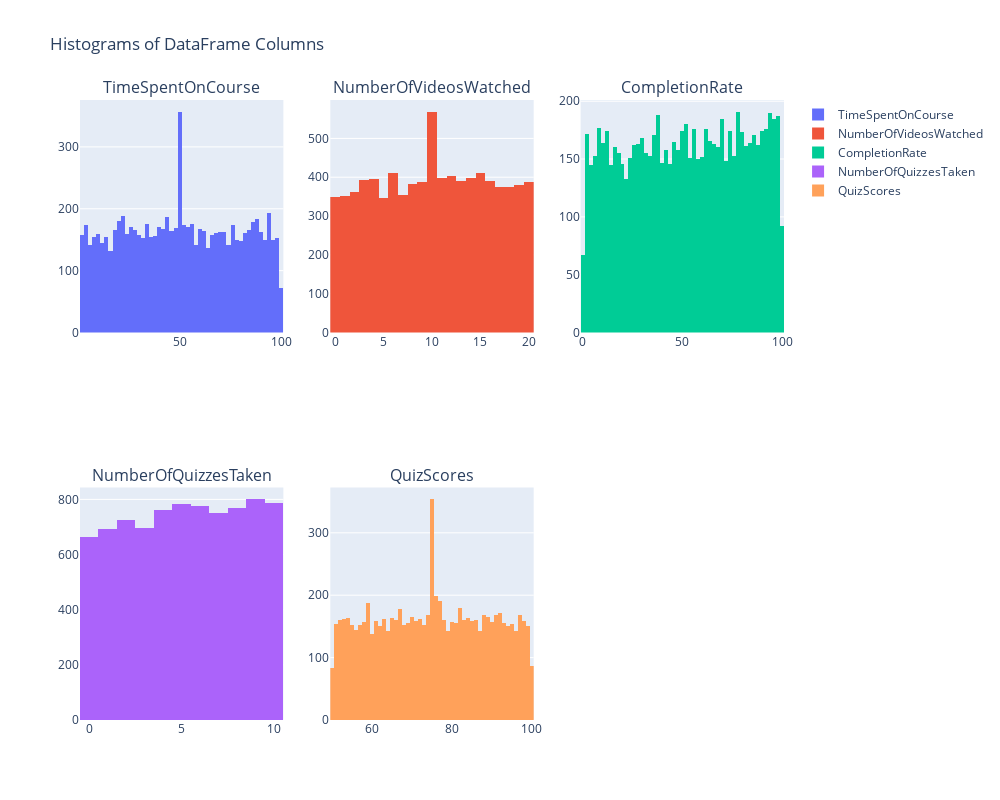

Here is the notebook cell this chart was saved with:
### Markdown cell above
## **5. Visualization and Insights**

*We create various visualizations to explore the distribution and relationships of key features.*

### Code cell
# Define the columns for histograms
cols = ['TimeSpentOnCourse', 'NumberOfVideosWatched', 'CompletionRate', 'NumberOfQuizzesTaken', 'QuizScores']

# Number of columns to plot
num_columns = len(cols)

# Determine the number of rows and columns needed for the subplots grid
num_cols = 3  # Number of columns in the grid
num_rows = (num_columns + num_cols - 1) // num_cols  # Calculate number of rows required

# Create a subplot figure
fig = make_subplots(rows=num_rows, cols=num_cols, subplot_titles=cols)

# Loop through each column and add a histogram to the subplot grid
for i, col in enumerate(cols):
    row = i // num_cols + 1  # Calculate the row index
    col_pos = i % num_cols + 1  # Calculate the column index
    
    # Add histogram for each column
    fig.add_trace(go.Histogram(x=df[col], name=col), row=row, col=col_pos)

# Update layout for the entire figure
fig.update_layout(height=800, width=1000, showlegend=True, title_text='Histograms of DataFrame Columns')

# Adjust spacing between subplots
fig.update_xaxes(showticklabels=True)
fig.update_yaxes(showticklabels=True)

# Display the plot
fig.show()

### Figure 1 — Plotly figure (JSON) as saved in the notebook; plotly's stock layout.template omitted (floating-point values rounded to 4 significant figures; data arrays with more than 128 entries replaced by an {"elided": "..."} marker saying what was removed)
{"data": [{"name": "TimeSpentOnCourse", "type": "histogram", "x": {"elided": "8210 float values"}, "xaxis": "x", "yaxis": "y"}, {"name": "NumberOfVideosWatched", "type": "histogram", "x": {"elided": "8210 int values"}, "xaxis": "x2", "yaxis": "y2"}, {"name": "CompletionRate", "type": "histogram", "x": {"elided": "8210 float values"}, "xaxis": "x3", "yaxis": "y3"}, {"name": "NumberOfQuizzesTaken", "type": "histogram", "x": {"elided": "8210 int values"}, "xaxis": "x4", "yaxis": "y4"}, {"name": "QuizScores", "type": "histogram", "x": {"elided": "8210 float values"}, "xaxis": "x5", "yaxis": "y5"}], "layout": {"annotations": [{"font": {"size": 16}, "showarrow": false, "text": "TimeSpentOnCourse", "x": 0.1444, "xanchor": "center", "xref": "paper", "y": 1, "yanchor": "bottom", "yref": "paper"}, {"font": {"size": 16}, "showarrow": false, "text": "NumberOfVideosWatched", "x": 0.5, "xanchor": "center", "xref": "paper", "y": 1, "yanchor": "bottom", "yref": "paper"}, {"font": {"size": 16}, "showarrow": false, "text": "CompletionRate", "x": 0.8556, "xanchor": "center", "xref": "paper", "y": 1, "yanchor": "bottom", "yref": "paper"}, {"font": {"size": 16}, "showarrow": false, "text": "NumberOfQuizzesTaken", "x": 0.1444, "xanchor": "center", "xref": "paper", "y": 0.375, "yanchor": "bottom", "yref": "paper"}, {"font": {"size": 16}, "showarrow": false, "text": "QuizScores", "x": 0.5, "xanchor": "center", "xref": "paper", "y": 0.375, "yanchor": "bottom", "yref": "paper"}], "height": 800, "showlegend": true, "title": {"text": "Histograms of DataFrame Columns"}, "width": 1000, "xaxis": {"anchor": "y", "domain": [0, 0.2889], "showticklabels": true}, "xaxis2": {"anchor": "y2", "domain": [0.3556, 0.6444], "showticklabels": true}, "xaxis3": {"anchor": "y3", "domain": [0.7111, 1], "showticklabels": true}, "xaxis4": {"anchor": "y4", "domain": [0, 0.2889], "showticklabels": true}, "xaxis5": {"anchor": "y5", "domain": [0.3556, 0.6444], "showticklabels": true}, "xaxis6": {"anchor": "y6", "domain": [0.7111, 1], "showticklabels": true}, "yaxis": {"anchor": "x", "domain": [0.625, 1], "showticklabels": true}, "yaxis2": {"anchor": "x2", "domain": [0.625, 1], "showticklabels": true}, "yaxis3": {"anchor": "x3", "domain": [0.625, 1], "showticklabels": true}, "yaxis4": {"anchor": "x4", "domain": [0, 0.375], "showticklabels": true}, "yaxis5": {"anchor": "x5", "domain": [0, 0.375], "showticklabels": true}, "yaxis6": {"anchor": "x6", "domain": [0, 0.375], "showticklabels": true}}}
